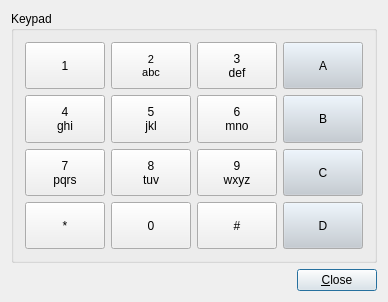
<?xml version="1.0" encoding="UTF-8"?>
<ui version="4.0">
 <class>DtmfForm</class>
 <widget class="QDialog" name="DtmfForm">
  <property name="geometry">
   <rect>
    <x>0</x>
    <y>0</y>
    <width>350</width>
    <height>302</height>
   </rect>
  </property>
  <property name="sizePolicy">
   <sizepolicy hsizetype="Preferred" vsizetype="Preferred">
    <horstretch>0</horstretch>
    <verstretch>0</verstretch>
   </sizepolicy>
  </property>
  <property name="windowTitle">
   <string>Twinkle - DTMF</string>
  </property>
  <layout class="QVBoxLayout">
   <item>
    <widget class="QGroupBox" name="keypadGroupBox">
     <property name="title">
      <string>Keypad</string>
     </property>
     <layout class="QGridLayout">
      <item row="0" column="1">
       <widget class="QPushButton" name="twoPushButton">
        <property name="sizePolicy">
         <sizepolicy hsizetype="Minimum" vsizetype="MinimumExpanding">
          <horstretch>0</horstretch>
          <verstretch>0</verstretch>
         </sizepolicy>
        </property>
        <property name="font">
         <font>
          <pointsize>8</pointsize>
         </font>
        </property>
        <property name="whatsThis">
         <string>2</string>
        </property>
        <property name="text">
         <string notr="true">2
abc</string>
        </property>
       </widget>
      </item>
      <item row="0" column="2">
       <widget class="QPushButton" name="threePushButton">
        <property name="sizePolicy">
         <sizepolicy hsizetype="Minimum" vsizetype="MinimumExpanding">
          <horstretch>0</horstretch>
          <verstretch>0</verstretch>
         </sizepolicy>
        </property>
        <property name="whatsThis">
         <string>3</string>
        </property>
        <property name="text">
         <string notr="true">3
def</string>
        </property>
       </widget>
      </item>
      <item row="0" column="3">
       <widget class="QPushButton" name="aPushButton">
        <property name="sizePolicy">
         <sizepolicy hsizetype="Minimum" vsizetype="MinimumExpanding">
          <horstretch>0</horstretch>
          <verstretch>0</verstretch>
         </sizepolicy>
        </property>
        <property name="palette">
         <palette>
          <active>
           <colorrole role="Button">
            <brush brushstyle="SolidPattern">
             <color alpha="255">
              <red>194</red>
              <green>202</green>
              <blue>210</blue>
             </color>
            </brush>
           </colorrole>
          </active>
          <inactive>
           <colorrole role="Button">
            <brush brushstyle="SolidPattern">
             <color alpha="255">
              <red>194</red>
              <green>202</green>
              <blue>210</blue>
             </color>
            </brush>
           </colorrole>
          </inactive>
          <disabled>
           <colorrole role="Button">
            <brush brushstyle="SolidPattern">
             <color alpha="255">
              <red>194</red>
              <green>202</green>
              <blue>210</blue>
             </color>
            </brush>
           </colorrole>
          </disabled>
         </palette>
        </property>
        <property name="whatsThis">
         <string>Over decadic A. Normally not needed.</string>
        </property>
        <property name="text">
         <string notr="true">A</string>
        </property>
       </widget>
      </item>
      <item row="1" column="0">
       <widget class="QPushButton" name="fourPushButton">
        <property name="sizePolicy">
         <sizepolicy hsizetype="Minimum" vsizetype="MinimumExpanding">
          <horstretch>0</horstretch>
          <verstretch>0</verstretch>
         </sizepolicy>
        </property>
        <property name="whatsThis">
         <string>4</string>
        </property>
        <property name="text">
         <string notr="true">4
ghi</string>
        </property>
       </widget>
      </item>
      <item row="1" column="1">
       <widget class="QPushButton" name="fivePushButton">
        <property name="sizePolicy">
         <sizepolicy hsizetype="Minimum" vsizetype="MinimumExpanding">
          <horstretch>0</horstretch>
          <verstretch>0</verstretch>
         </sizepolicy>
        </property>
        <property name="whatsThis">
         <string>5</string>
        </property>
        <property name="text">
         <string notr="true">5
jkl</string>
        </property>
       </widget>
      </item>
      <item row="1" column="2">
       <widget class="QPushButton" name="sixPushButton">
        <property name="sizePolicy">
         <sizepolicy hsizetype="Minimum" vsizetype="MinimumExpanding">
          <horstretch>0</horstretch>
          <verstretch>0</verstretch>
         </sizepolicy>
        </property>
        <property name="whatsThis">
         <string>6</string>
        </property>
        <property name="text">
         <string notr="true">6
mno</string>
        </property>
       </widget>
      </item>
      <item row="1" column="3">
       <widget class="QPushButton" name="bPushButton">
        <property name="sizePolicy">
         <sizepolicy hsizetype="Minimum" vsizetype="MinimumExpanding">
          <horstretch>0</horstretch>
          <verstretch>0</verstretch>
         </sizepolicy>
        </property>
        <property name="palette">
         <palette>
          <active>
           <colorrole role="Button">
            <brush brushstyle="SolidPattern">
             <color alpha="255">
              <red>194</red>
              <green>202</green>
              <blue>210</blue>
             </color>
            </brush>
           </colorrole>
          </active>
          <inactive>
           <colorrole role="Button">
            <brush brushstyle="SolidPattern">
             <color alpha="255">
              <red>194</red>
              <green>202</green>
              <blue>210</blue>
             </color>
            </brush>
           </colorrole>
          </inactive>
          <disabled>
           <colorrole role="Button">
            <brush brushstyle="SolidPattern">
             <color alpha="255">
              <red>194</red>
              <green>202</green>
              <blue>210</blue>
             </color>
            </brush>
           </colorrole>
          </disabled>
         </palette>
        </property>
        <property name="whatsThis">
         <string>Over decadic B. Normally not needed.</string>
        </property>
        <property name="text">
         <string notr="true">B</string>
        </property>
       </widget>
      </item>
      <item row="2" column="0">
       <widget class="QPushButton" name="sevenPushButton">
        <property name="sizePolicy">
         <sizepolicy hsizetype="Minimum" vsizetype="MinimumExpanding">
          <horstretch>0</horstretch>
          <verstretch>0</verstretch>
         </sizepolicy>
        </property>
        <property name="whatsThis">
         <string>7</string>
        </property>
        <property name="text">
         <string notr="true">7
pqrs</string>
        </property>
       </widget>
      </item>
      <item row="2" column="1">
       <widget class="QPushButton" name="eightPushButton">
        <property name="sizePolicy">
         <sizepolicy hsizetype="Minimum" vsizetype="MinimumExpanding">
          <horstretch>0</horstretch>
          <verstretch>0</verstretch>
         </sizepolicy>
        </property>
        <property name="whatsThis">
         <string>8</string>
        </property>
        <property name="text">
         <string notr="true">8
tuv</string>
        </property>
       </widget>
      </item>
      <item row="2" column="2">
       <widget class="QPushButton" name="ninePushButton">
        <property name="sizePolicy">
         <sizepolicy hsizetype="Minimum" vsizetype="MinimumExpanding">
          <horstretch>0</horstretch>
          <verstretch>0</verstretch>
         </sizepolicy>
        </property>
        <property name="whatsThis">
         <string>9</string>
        </property>
        <property name="text">
         <string notr="true">9
wxyz</string>
        </property>
       </widget>
      </item>
      <item row="2" column="3">
       <widget class="QPushButton" name="cPushButton">
        <property name="sizePolicy">
         <sizepolicy hsizetype="Minimum" vsizetype="MinimumExpanding">
          <horstretch>0</horstretch>
          <verstretch>0</verstretch>
         </sizepolicy>
        </property>
        <property name="palette">
         <palette>
          <active>
           <colorrole role="Button">
            <brush brushstyle="SolidPattern">
             <color alpha="255">
              <red>194</red>
              <green>202</green>
              <blue>210</blue>
             </color>
            </brush>
           </colorrole>
          </active>
          <inactive>
           <colorrole role="Button">
            <brush brushstyle="SolidPattern">
             <color alpha="255">
              <red>194</red>
              <green>202</green>
              <blue>210</blue>
             </color>
            </brush>
           </colorrole>
          </inactive>
          <disabled>
           <colorrole role="Button">
            <brush brushstyle="SolidPattern">
             <color alpha="255">
              <red>194</red>
              <green>202</green>
              <blue>210</blue>
             </color>
            </brush>
           </colorrole>
          </disabled>
         </palette>
        </property>
        <property name="whatsThis">
         <string>Over decadic C. Normally not needed.</string>
        </property>
        <property name="text">
         <string notr="true">C</string>
        </property>
       </widget>
      </item>
      <item row="3" column="0">
       <widget class="QPushButton" name="starPushButton">
        <property name="sizePolicy">
         <sizepolicy hsizetype="Minimum" vsizetype="MinimumExpanding">
          <horstretch>0</horstretch>
          <verstretch>0</verstretch>
         </sizepolicy>
        </property>
        <property name="whatsThis">
         <string>Star (*)</string>
        </property>
        <property name="text">
         <string notr="true">*</string>
        </property>
       </widget>
      </item>
      <item row="3" column="1">
       <widget class="QPushButton" name="zeroPushButton">
        <property name="sizePolicy">
         <sizepolicy hsizetype="Minimum" vsizetype="MinimumExpanding">
          <horstretch>0</horstretch>
          <verstretch>0</verstretch>
         </sizepolicy>
        </property>
        <property name="whatsThis">
         <string>0</string>
        </property>
        <property name="text">
         <string notr="true">0</string>
        </property>
       </widget>
      </item>
      <item row="3" column="2">
       <widget class="QPushButton" name="poundPushButton">
        <property name="sizePolicy">
         <sizepolicy hsizetype="Minimum" vsizetype="MinimumExpanding">
          <horstretch>0</horstretch>
          <verstretch>0</verstretch>
         </sizepolicy>
        </property>
        <property name="whatsThis">
         <string>Pound (#)</string>
        </property>
        <property name="text">
         <string notr="true">#</string>
        </property>
       </widget>
      </item>
      <item row="3" column="3">
       <widget class="QPushButton" name="dPushButton">
        <property name="sizePolicy">
         <sizepolicy hsizetype="Minimum" vsizetype="MinimumExpanding">
          <horstretch>0</horstretch>
          <verstretch>0</verstretch>
         </sizepolicy>
        </property>
        <property name="palette">
         <palette>
          <active>
           <colorrole role="Button">
            <brush brushstyle="SolidPattern">
             <color alpha="255">
              <red>194</red>
              <green>202</green>
              <blue>210</blue>
             </color>
            </brush>
           </colorrole>
          </active>
          <inactive>
           <colorrole role="Button">
            <brush brushstyle="SolidPattern">
             <color alpha="255">
              <red>194</red>
              <green>202</green>
              <blue>210</blue>
             </color>
            </brush>
           </colorrole>
          </inactive>
          <disabled>
           <colorrole role="Button">
            <brush brushstyle="SolidPattern">
             <color alpha="255">
              <red>194</red>
              <green>202</green>
              <blue>210</blue>
             </color>
            </brush>
           </colorrole>
          </disabled>
         </palette>
        </property>
        <property name="whatsThis">
         <string>Over decadic D. Normally not needed.</string>
        </property>
        <property name="text">
         <string notr="true">D</string>
        </property>
       </widget>
      </item>
      <item row="0" column="0">
       <widget class="QPushButton" name="onePushButton">
        <property name="sizePolicy">
         <sizepolicy hsizetype="Minimum" vsizetype="MinimumExpanding">
          <horstretch>0</horstretch>
          <verstretch>0</verstretch>
         </sizepolicy>
        </property>
        <property name="whatsThis">
         <string>1</string>
        </property>
        <property name="text">
         <string notr="true">1</string>
        </property>
        <property name="autoDefault">
         <bool>true</bool>
        </property>
       </widget>
      </item>
     </layout>
    </widget>
   </item>
   <item>
    <layout class="QHBoxLayout">
     <item>
      <spacer name="spacer20">
       <property name="orientation">
        <enum>Qt::Horizontal</enum>
       </property>
       <property name="sizeType">
        <enum>QSizePolicy::Expanding</enum>
       </property>
       <property name="sizeHint" stdset="0">
        <size>
         <width>291</width>
         <height>20</height>
        </size>
       </property>
      </spacer>
     </item>
     <item>
      <widget class="QPushButton" name="closePushButton">
       <property name="text">
        <string>&amp;Close</string>
       </property>
       <property name="shortcut">
        <string>Alt+C</string>
       </property>
       <property name="default">
        <bool>true</bool>
       </property>
      </widget>
     </item>
    </layout>
   </item>
  </layout>
 </widget>
 <layoutdefault spacing="6" margin="11"/>
 <tabstops>
  <tabstop>onePushButton</tabstop>
  <tabstop>twoPushButton</tabstop>
  <tabstop>threePushButton</tabstop>
  <tabstop>aPushButton</tabstop>
  <tabstop>fourPushButton</tabstop>
  <tabstop>fivePushButton</tabstop>
  <tabstop>sixPushButton</tabstop>
  <tabstop>bPushButton</tabstop>
  <tabstop>sevenPushButton</tabstop>
  <tabstop>eightPushButton</tabstop>
  <tabstop>ninePushButton</tabstop>
  <tabstop>cPushButton</tabstop>
  <tabstop>starPushButton</tabstop>
  <tabstop>zeroPushButton</tabstop>
  <tabstop>poundPushButton</tabstop>
  <tabstop>dPushButton</tabstop>
  <tabstop>closePushButton</tabstop>
 </tabstops>
 <resources/>
 <connections>
  <connection>
   <sender>closePushButton</sender>
   <signal>clicked()</signal>
   <receiver>DtmfForm</receiver>
   <slot>accept()</slot>
   <hints>
    <hint type="sourcelabel">
     <x>20</x>
     <y>20</y>
    </hint>
    <hint type="destinationlabel">
     <x>20</x>
     <y>20</y>
    </hint>
   </hints>
  </connection>
  <connection>
   <sender>onePushButton</sender>
   <signal>clicked()</signal>
   <receiver>DtmfForm</receiver>
   <slot>dtmf1()</slot>
   <hints>
    <hint type="sourcelabel">
     <x>20</x>
     <y>20</y>
    </hint>
    <hint type="destinationlabel">
     <x>20</x>
     <y>20</y>
    </hint>
   </hints>
  </connection>
  <connection>
   <sender>twoPushButton</sender>
   <signal>clicked()</signal>
   <receiver>DtmfForm</receiver>
   <slot>dtmf2()</slot>
   <hints>
    <hint type="sourcelabel">
     <x>20</x>
     <y>20</y>
    </hint>
    <hint type="destinationlabel">
     <x>20</x>
     <y>20</y>
    </hint>
   </hints>
  </connection>
  <connection>
   <sender>threePushButton</sender>
   <signal>clicked()</signal>
   <receiver>DtmfForm</receiver>
   <slot>dtmf3()</slot>
   <hints>
    <hint type="sourcelabel">
     <x>20</x>
     <y>20</y>
    </hint>
    <hint type="destinationlabel">
     <x>20</x>
     <y>20</y>
    </hint>
   </hints>
  </connection>
  <connection>
   <sender>fourPushButton</sender>
   <signal>clicked()</signal>
   <receiver>DtmfForm</receiver>
   <slot>dtmf4()</slot>
   <hints>
    <hint type="sourcelabel">
     <x>20</x>
     <y>20</y>
    </hint>
    <hint type="destinationlabel">
     <x>20</x>
     <y>20</y>
    </hint>
   </hints>
  </connection>
  <connection>
   <sender>fivePushButton</sender>
   <signal>clicked()</signal>
   <receiver>DtmfForm</receiver>
   <slot>dtmf5()</slot>
   <hints>
    <hint type="sourcelabel">
     <x>20</x>
     <y>20</y>
    </hint>
    <hint type="destinationlabel">
     <x>20</x>
     <y>20</y>
    </hint>
   </hints>
  </connection>
  <connection>
   <sender>sixPushButton</sender>
   <signal>clicked()</signal>
   <receiver>DtmfForm</receiver>
   <slot>dtmf6()</slot>
   <hints>
    <hint type="sourcelabel">
     <x>20</x>
     <y>20</y>
    </hint>
    <hint type="destinationlabel">
     <x>20</x>
     <y>20</y>
    </hint>
   </hints>
  </connection>
  <connection>
   <sender>sevenPushButton</sender>
   <signal>clicked()</signal>
   <receiver>DtmfForm</receiver>
   <slot>dtmf7()</slot>
   <hints>
    <hint type="sourcelabel">
     <x>20</x>
     <y>20</y>
    </hint>
    <hint type="destinationlabel">
     <x>20</x>
     <y>20</y>
    </hint>
   </hints>
  </connection>
  <connection>
   <sender>eightPushButton</sender>
   <signal>clicked()</signal>
   <receiver>DtmfForm</receiver>
   <slot>dtmf8()</slot>
   <hints>
    <hint type="sourcelabel">
     <x>20</x>
     <y>20</y>
    </hint>
    <hint type="destinationlabel">
     <x>20</x>
     <y>20</y>
    </hint>
   </hints>
  </connection>
  <connection>
   <sender>ninePushButton</sender>
   <signal>clicked()</signal>
   <receiver>DtmfForm</receiver>
   <slot>dtmf9()</slot>
   <hints>
    <hint type="sourcelabel">
     <x>20</x>
     <y>20</y>
    </hint>
    <hint type="destinationlabel">
     <x>20</x>
     <y>20</y>
    </hint>
   </hints>
  </connection>
  <connection>
   <sender>zeroPushButton</sender>
   <signal>clicked()</signal>
   <receiver>DtmfForm</receiver>
   <slot>dtmf0()</slot>
   <hints>
    <hint type="sourcelabel">
     <x>20</x>
     <y>20</y>
    </hint>
    <hint type="destinationlabel">
     <x>20</x>
     <y>20</y>
    </hint>
   </hints>
  </connection>
  <connection>
   <sender>starPushButton</sender>
   <signal>clicked()</signal>
   <receiver>DtmfForm</receiver>
   <slot>dtmfStar()</slot>
   <hints>
    <hint type="sourcelabel">
     <x>20</x>
     <y>20</y>
    </hint>
    <hint type="destinationlabel">
     <x>20</x>
     <y>20</y>
    </hint>
   </hints>
  </connection>
  <connection>
   <sender>poundPushButton</sender>
   <signal>clicked()</signal>
   <receiver>DtmfForm</receiver>
   <slot>dtmfPound()</slot>
   <hints>
    <hint type="sourcelabel">
     <x>20</x>
     <y>20</y>
    </hint>
    <hint type="destinationlabel">
     <x>20</x>
     <y>20</y>
    </hint>
   </hints>
  </connection>
  <connection>
   <sender>aPushButton</sender>
   <signal>clicked()</signal>
   <receiver>DtmfForm</receiver>
   <slot>dtmfA()</slot>
   <hints>
    <hint type="sourcelabel">
     <x>20</x>
     <y>20</y>
    </hint>
    <hint type="destinationlabel">
     <x>20</x>
     <y>20</y>
    </hint>
   </hints>
  </connection>
  <connection>
   <sender>bPushButton</sender>
   <signal>clicked()</signal>
   <receiver>DtmfForm</receiver>
   <slot>dtmfB()</slot>
   <hints>
    <hint type="sourcelabel">
     <x>20</x>
     <y>20</y>
    </hint>
    <hint type="destinationlabel">
     <x>20</x>
     <y>20</y>
    </hint>
   </hints>
  </connection>
  <connection>
   <sender>cPushButton</sender>
   <signal>clicked()</signal>
   <receiver>DtmfForm</receiver>
   <slot>dtmfC()</slot>
   <hints>
    <hint type="sourcelabel">
     <x>20</x>
     <y>20</y>
    </hint>
    <hint type="destinationlabel">
     <x>20</x>
     <y>20</y>
    </hint>
   </hints>
  </connection>
  <connection>
   <sender>dPushButton</sender>
   <signal>clicked()</signal>
   <receiver>DtmfForm</receiver>
   <slot>dtmfD()</slot>
   <hints>
    <hint type="sourcelabel">
     <x>20</x>
     <y>20</y>
    </hint>
    <hint type="destinationlabel">
     <x>20</x>
     <y>20</y>
    </hint>
   </hints>
  </connection>
 </connections>
</ui>
